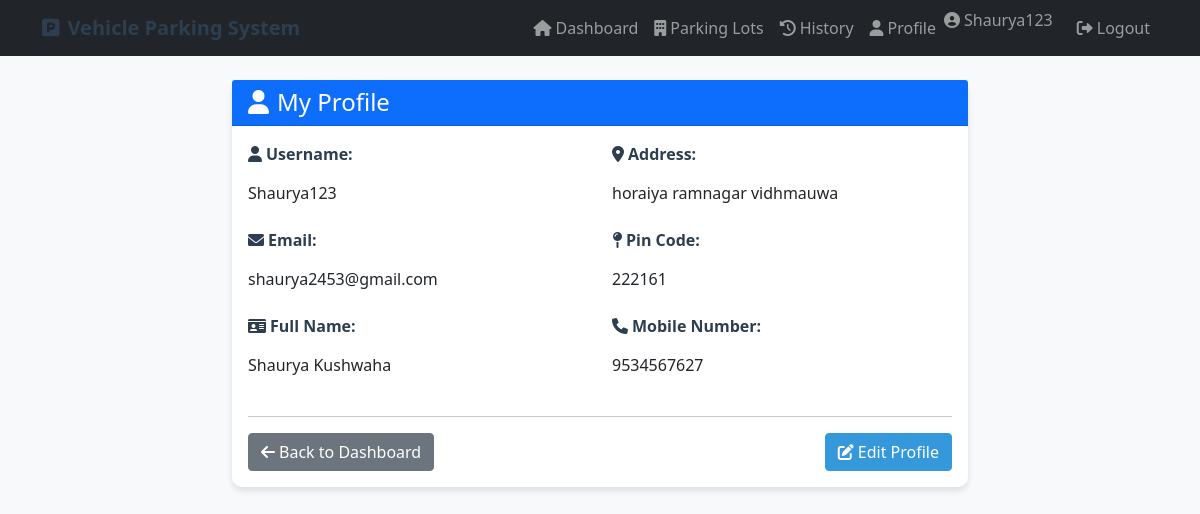
Page /user/profile (signed in) on the committed database.
### tables this page shows
CREATE TABLE users (
            id INTEGER PRIMARY KEY AUTOINCREMENT,
            username TEXT UNIQUE NOT NULL,
            email TEXT UNIQUE NOT NULL,
            password TEXT NOT NULL,
            full_name TEXT NOT NULL,
            address TEXT,
            pin_code TEXT,
            mobile TEXT,
            role TEXT DEFAULT 'user'
        );

### controllers/user_controller.py (the view)
    def decorated_function(*args, **kwargs):
        if 'user_id' not in session:
            flash('Please login to access this page.', 'error')
            return redirect(url_for('login'))
        return f(*args, **kwargs)

### controllers/user_controller.py (called while the page is built)
def get_db_connection():
    conn = sqlite3.connect('parking.db')
    conn.row_factory = sqlite3.Row
    return conn

def user_required(f):
    def decorated_function(*args, **kwargs):
        if 'user_id' not in session:
            flash('Please login to access this page.', 'error')
            return redirect(url_for('login'))
        return f(*args, **kwargs)
    decorated_function.__name__ = f.__name__
    return decorated_function

@user_bp.route('/user/profile')
@user_required
def user_profile():
    conn = get_db_connection()
    cursor = conn.cursor()
    cursor.execute('''
        SELECT username, email, full_name, address, pin_code, mobile
        FROM users WHERE id = ?
    ''', (session['user_id'],))
    user = cursor.fetchone()
    conn.close()
    return render_template('user/profile.html', user=user)

### templates/user/profile.html (shortened to what this page needs)
{% extends "base.html" %}
{% block content %}
<div class="row justify-content-center">
    <div class="col-md-8">
        <div class="card">
            <div class="card-header bg-primary text-white">
                <h4 class="mb-0">
                    <i class="fas fa-user me-2"></i>My Profile
                </h4>
            </div>
            <div class="card-body">
                {% if user %}
                <div class="row">
                    <div class="col-md-6">
                        <div class="mb-3">
                            <label class="form-label fw-bold">
                                <i class="fas fa-user me-1"></i>Username:
                            </label>
                            <p class="form-control-plaintext">{{ user[0] }}</p>
                        </div>
                        <div class="mb-3">
                            <label class="form-label fw-bold">
                                <i class="fas fa-envelope me-1"></i>Email:
                            </label>
                            <p class="form-control-plaintext">{{ user[1] }}</p>
                        </div>
                        <div class="mb-3">
                            <label class="form-label fw-bold">
                                <i class="fas fa-id-card me-1"></i>Full Name:
                            </label>
                            <p class="form-control-plaintext">{{ user[2] }}</p>
                        </div>
                    </div>
                    <div class="col-md-6">
                        <div class="mb-3">
                            <label class="form-label fw-bold">
                                <i class="fas fa-map-marker-alt me-1"></i>Address:
                            </label>
                            <p class="form-control-plaintext">{{ user[3] or 'Not provided' }}</p>
                        </div>
                        <div class="mb-3">
                            <label class="form-label fw-bold">
                                <i class="fas fa-map-pin me-1"></i>Pin Code:
                            </label>
                            <p class="form-control-plaintext">{{ user[4] or 'Not provided' }}</p>
                        </div>
                        <div class="mb-3">
                            <label class="form-label fw-bold">
                                <i class="fas fa-phone me-1"></i>Mobile Number:
                            </label>
                            <p class="form-control-plaintext">{{ user[5] or 'Not provided' }}</p>
                        </div>
                    </div>
                </div>
                <hr>
                <div class="d-flex justify-content-between">
                    <a href="{{ url_for('user.user_dashboard') }}" class="btn btn-secondary">
                        <i class="fas fa-arrow-left me-1"></i>Back to Dashboard
                    </a>
                    <a href="{{ url_for('user.edit_profile') }}" class="btn btn-primary">
                        <i class="fas fa-edit me-1"></i>Edit Profile
                    </a>
                </div>
                {% endif %}
            </div>
        </div>
    </div>
</div>
{% endblock %}

### templates/base.html (shortened to what this page needs)
<!DOCTYPE html>
<html lang="en">
<head>
    <link href="https://cdn.jsdelivr.net/npm/bootstrap@5.1.3/dist/css/bootstrap.min.css" rel="stylesheet">
    <link href="https://cdnjs.cloudflare.com/ajax/libs/font-awesome/6.0.0/css/all.min.css" rel="stylesheet">
    <link href="{{ url_for('static', filename='css/style.css') }}" rel="stylesheet">
</head>
<body>
    <nav class="navbar navbar-expand-lg navbar-dark bg-dark">
        <div class="container">
            <a class="navbar-brand" href="{{ url_for('index') }}">
                <i class="fas fa-parking me-2"></i>Vehicle Parking System
            </a>
            <div class="collapse navbar-collapse" id="navbarNav">
                <ul class="navbar-nav ms-auto">
                    {% if session.user_id %}
                        {% if session.role == 'admin' %}
                            <li class="nav-item">
                                <a class="nav-link" href="{{ url_for('admin.admin_dashboard') }}">
                                    <i class="fas fa-tachometer-alt me-1"></i>Dashboard
                                </a>
                            </li>
                            <li class="nav-item">
                                <a class="nav-link" href="{{ url_for('admin.admin_parking_lots') }}">
                                    <i class="fas fa-building me-1"></i>Parking Lots
                                </a>
                            </li>
                            <li class="nav-item">
                                <a class="nav-link" href="{{ url_for('admin.admin_users') }}">
                                    <i class="fas fa-users me-1"></i>Users
                                </a>
                            </li>
                            <li class="nav-item">
                                <a class="nav-link" href="{{ url_for('admin.admin_reports') }}">
                                    <i class="fas fa-chart-bar me-1"></i>Reports
                                </a>
                            </li>
                        {% else %}
                            <li class="nav-item">
                                <a class="nav-link" href="{{ url_for('user.user_dashboard') }}">
                                    <i class="fas fa-home me-1"></i>Dashboard
                                </a>
                            </li>
                            <li class="nav-item">
                                <a class="nav-link" href="{{ url_for('user.user_parking_lots') }}">
                                    <i class="fas fa-building me-1"></i>Parking Lots
                                </a>
                            </li>
                            <li class="nav-item">
                                <a class="nav-link" href="{{ url_for('user.user_history') }}">
                                    <i class="fas fa-history me-1"></i>History
                                </a>
                            </li>
                            <li class="nav-item">
                                <a class="nav-link" href="{{ url_for('user.user_profile') }}">
                                    <i class="fas fa-user me-1"></i>Profile
                                </a>
                            </li>
                        {% endif %}
                        <li class="nav-item">
                            <span class="navbar-text me-3">
                                <i class="fas fa-user-circle me-1"></i>{{ session.username }}
                            </span>
                        </li>
                        <li class="nav-item">
                            <a class="nav-link" href="{{ url_for('logout') }}">
                                <i class="fas fa-sign-out-alt me-1"></i>Logout
                            </a>
                        </li>
                    {% endif %}
                </ul>
            </div>
        </div>
    </nav>
    <div class="container mt-4">
        {% block content %}{% endblock %}
    </div>
</body>
</html>

### static/css/style.css (style rules this page uses)
body { background-color: #f8f9fa; }
.navbar-brand { font-weight: bold; color: #2c3e50 !important; }
.card { box-shadow: 0 4px 6px rgba(0, 0, 0, 0.1); border: none; border-radius: 10px; transition: transform 0.2s ease-in-out; }
.btn-primary { background-color: #3498db; border-color: #3498db; }
.card { animation: fadeIn 0.5s ease-in-out; }
.form-label { font-weight: 600; color: #2c3e50; }

### templates/base.html (style rules this page uses)
.navbar-brand { font-weight: bold; color: #2c3e50 !important; }
.card { box-shadow: 0 4px 6px rgba(0, 0, 0, 0.1); border: none; border-radius: 10px; }
.btn-primary { background-color: #3498db; border-color: #3498db; }

### rows in the picture
users: username "Shaurya123", email "shaurya2453@gmail.com", full_name "Shaurya Kushwaha", address "horaiya ramnagar vidhmauwa", pin_code "222161", mobile "9534567627"
